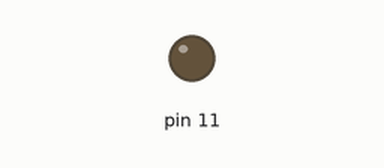
Recording of a sketch running on a simulated Arduino Uno, built with avr-gcc and run on an emulated ATmega328P. Shown: output pins drawn as LEDs (lit = HIGH).

Above: at 0.05 s.
At 2.2 s:
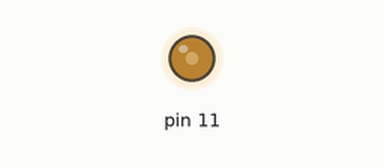
At 4.4 s:
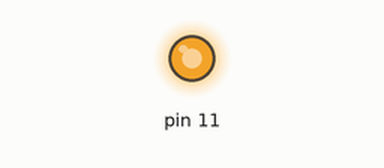
At 8.75 s:
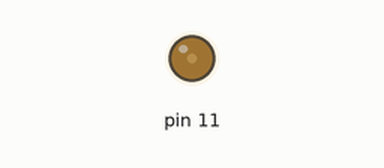
Timing chart, 0 to 12.4 s (numbered marks = the images above):
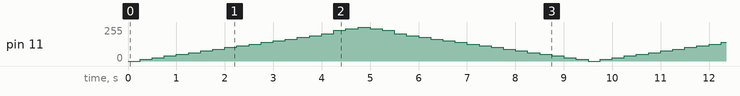

The sketch:

1.04.2_Alert_.ino
```cpp
// Unit 1 Digital Sandbox
// Tutorial 1.04 Dimming the Lights

// Add to or modify your code so that the brightness goes from DIM → BRIGHT → DIM & repeats.

void setup()
{
  pinMode(11,OUTPUT);
}

void loop()
{
  // First 25% , going up by 5% because why not
  analogWrite(11, 0);
  delay(250);
  analogWrite(11, 12);
  delay(250);
  analogWrite(11, 25);
  delay(250);
  analogWrite(11, 38);
  delay(250);
  analogWrite(11, 51);
  delay(250);
  analogWrite(11, 63);
  delay(250);

  // Going up to 50% now :)
  analogWrite(11, 76);
  delay(250);
  analogWrite(11, 89);
  delay(250);
  analogWrite(11, 102);
  delay(250);
  analogWrite(11, 114);
  delay(250);
  analogWrite(11, 127);
  delay(250);

  // 75% !!!
  analogWrite(11, 140);
  delay(250);
  analogWrite(11, 153);
  delay(250);
  analogWrite(11, 165);
  delay(250);
  analogWrite(11, 178);
  delay(250);
  analogWrite(11, 191);
  delay(250);

  // 100% super bright :O
  analogWrite(11, 204);
  delay(250);
  analogWrite(11, 229);
  delay(250);
  analogWrite(11, 242);
  delay(250);
  analogWrite(11, 255);
  delay(250);


  // Going back down, 100%-75%
  analogWrite(11, 242);
  delay(250);
  analogWrite(11, 229);
  delay(250);
  analogWrite(11, 204);
  delay(250);

  // 75%-50%
  analogWrite(11, 191);
  delay(250);
  analogWrite(11, 178);
  delay(250);
  analogWrite(11, 165);
  delay(250);
  analogWrite(11, 153);
  delay(250);
  analogWrite(11, 140);
  delay(250);

  // 50%-25%
  analogWrite(11, 127);
  delay(250);
  analogWrite(11, 114);
  delay(250);
  analogWrite(11, 102);
  delay(250);
  analogWrite(11, 89);
  delay(250);
  analogWrite(11, 76);
  delay(250);

  // 25%-0%
  analogWrite(11, 63);
  delay(250);
  analogWrite(11, 51);
  delay(250);
  analogWrite(11, 38);
  delay(250);
  analogWrite(11, 25);
  delay(250);
  analogWrite(11, 12);
  delay(250);
}
```
